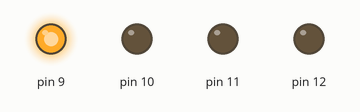
Recording of a sketch running on a simulated Arduino Uno, built with avr-gcc and run on an emulated ATmega328P. Parts: output pins drawn as LEDs (lit = HIGH).

Above: at 2.05 s.
At 2.35 s:
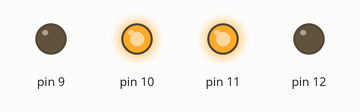
At 2.75 s:
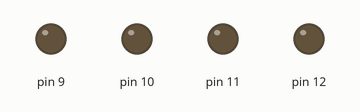
At 3.45 s:
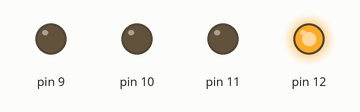
At 4.15 s:
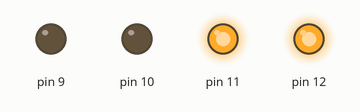
At 4.85 s:
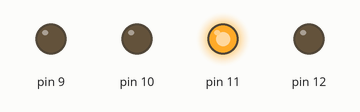
Timing chart, 0 to 5.2 s (numbered marks = the images above):
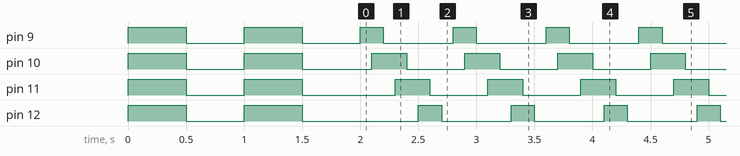

The sketch:

Sequential_Lights_2_Blinks__Jan_9_.ino
```cpp
void setup() {
  pinMode(9, OUTPUT);
  pinMode(12, OUTPUT);
  pinMode(11, OUTPUT);
  pinMode(10, OUTPUT);
  //sets up pins of arduino
  digitalWrite(9, HIGH);
  digitalWrite(12, HIGH);
  digitalWrite(11, HIGH);
  digitalWrite(10, HIGH);
  delay(500);
  //turns all lights on and delays 500 msecs
  digitalWrite(9, LOW);
  digitalWrite(12, LOW);
  digitalWrite(11, LOW);
  digitalWrite(10, LOW);
  delay(500);
  //turns all lights off and delays 500 msecs
  digitalWrite(9, HIGH);
  digitalWrite(12, HIGH);
  digitalWrite(11, HIGH);
  digitalWrite(10, HIGH);
  delay(500);
  //turns all lights on and delays 500 msecs
  digitalWrite(9, LOW);
  digitalWrite(12, LOW);
  digitalWrite(11, LOW);
  digitalWrite(10, LOW);
  delay(500);
  //turns all lights off and delays 500 msecs
}

void loop() {
  digitalWrite(9, HIGH);
  delay(100);
  //turns 9 on and waits 100 msecs
  digitalWrite(10, HIGH);
  delay(100);
  //turns 10 on and waits 100 msecs
  digitalWrite(9, LOW);
  delay(100);
  //turns 9 off and waits 100 msecs
  digitalWrite(11, HIGH);
  delay(100);
  //turns 11 on and waits 100 msecs
  digitalWrite(10, LOW);
  delay(100);
  //turns 10 off and waits 100 msecs
  digitalWrite(12, HIGH);
  delay(100);
  //turns 12 on and waits 100 msecs
  digitalWrite(11, LOW);
  delay(100);
  //turns 11 off and waits 100 msecs
  digitalWrite(12, LOW);
  delay(100);
  //turns 12 off and waits 100 msecs
}
```

Measured:
- by itself, pin 9: goes LOW 0.50 s, HIGH 0.50 s, LOW 0.50 s, 47 × (HIGH 0.20 s, LOW 0.60 s), HIGH 0.20 s, then LOW
- by itself, pin 10: goes LOW 0.50 s, HIGH 0.50 s, LOW 0.60 s, 47 × (HIGH 0.30 s, LOW 0.50 s), then HIGH
- by itself, pin 11: goes LOW 0.50 s, HIGH 0.50 s, LOW 0.80 s, 47 × (HIGH 0.30 s, LOW 0.50 s), then HIGH
- by itself, pin 12: goes LOW 0.50 s, HIGH 0.50 s, LOW 1.0 s, 46 × (HIGH 0.20 s, LOW 0.60 s), HIGH 0.20 s, then LOW
